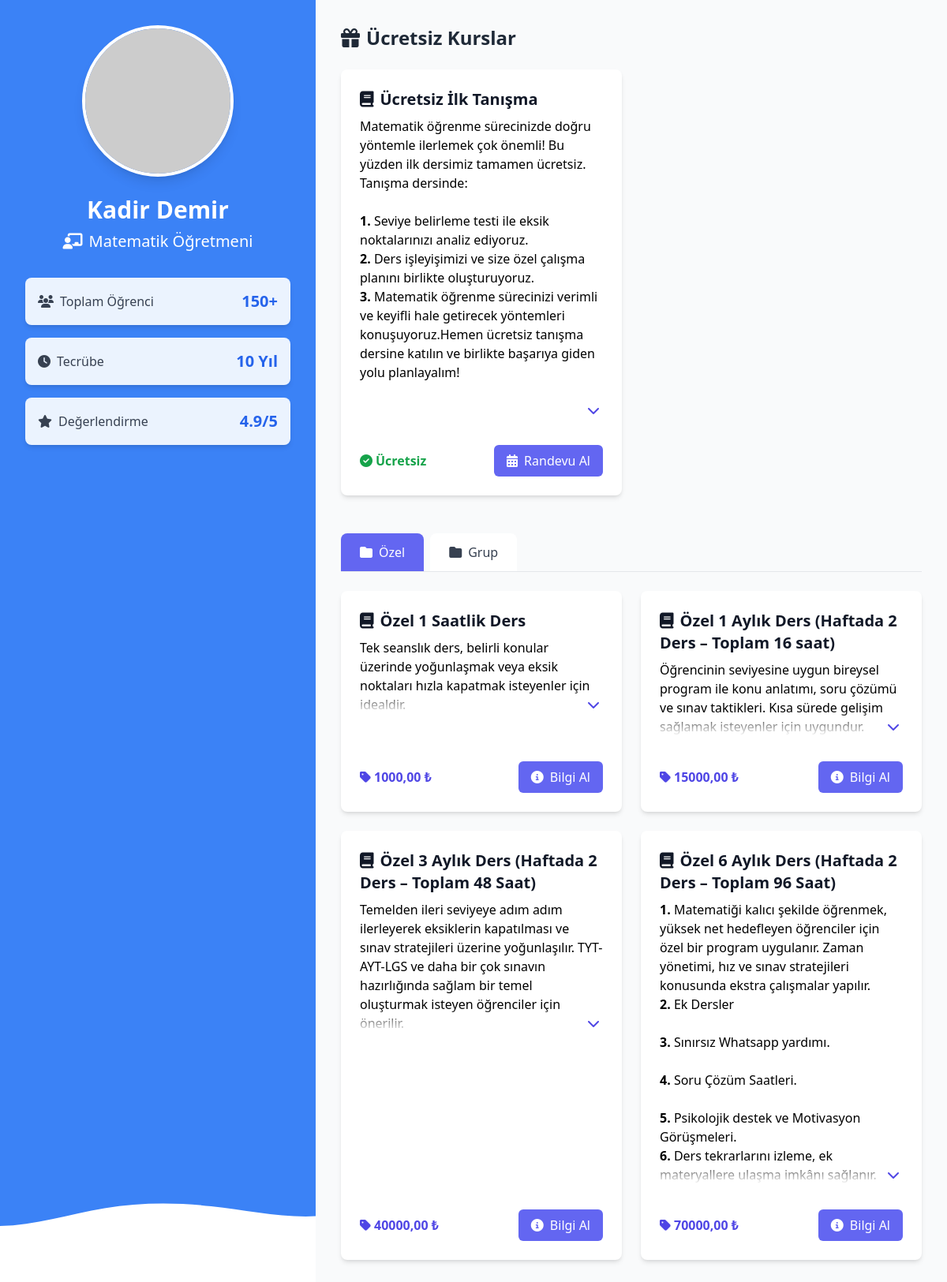
The page / on the database its author committed.
### courses/models.py (models this page shows, shortened)
class Course(models.Model):
    name = models.CharField(max_length=200, verbose_name='Kurs Adı')
    description = RichTextField(verbose_name='Açıklama')
    category = models.ForeignKey(Category, on_delete=models.CASCADE, related_name='courses', verbose_name='Kategori')
    price = models.DecimalField(max_digits=10, decimal_places=2, verbose_name='Fiyat')
    is_active = models.BooleanField(default=True, verbose_name='Aktif mi?')
    created_at = models.DateTimeField(auto_now_add=True, verbose_name='Oluşturulma Tarihi')
    updated_at = models.DateTimeField(auto_now=True, verbose_name='Güncellenme Tarihi')
    class Meta:
        verbose_name = 'Kurs'
        verbose_name_plural = 'Kurslar'

class Category(models.Model):
    name = models.CharField(max_length=100, verbose_name='Kategori Adı')
    class Meta:
        verbose_name = 'Kategori'
        verbose_name_plural = 'Kategoriler'

### courses/views.py (the view)
# urls.py: 2. Add a URL to urlpatterns:  path('', views.home, name='home')
def home(request):
    free_category = Category.objects.filter(name='Ücretsiz').first()
    free_courses = Course.objects.filter(category=free_category, is_active=True) if free_category else []
    other_categories = Category.objects.exclude(name='Ücretsiz')
    category_courses = {
        category: Course.objects.filter(category=category, is_active=True)
        for category in other_categories
    }
    context = {
        'free_courses': free_courses,
        'category_courses': category_courses,
        'categories': other_categories,
    }
    return render(request, 'courses/home.html', context)

### courses/templates/courses/home.html (shortened to what this page needs)
{% load static %}
<!DOCTYPE html>
<html lang="tr">
  <head>
    <script src="https://cdn.tailwindcss.com"></script>
    <link
      rel="stylesheet"
      href="https://cdnjs.cloudflare.com/ajax/libs/font-awesome/6.5.1/css/all.min.css"
    />
    <link rel="stylesheet" href="{% static 'css/styles.css' %}" />
  </head>
  <body class="bg-gray-50">
    <div class="flex flex-col lg:flex-row min-h-screen">
      {% include 'courses/components/sidebar.html' %}
      <div class="flex-1 p-4 lg:p-8">
        {% if free_courses %}
        <section class="mb-8 lg:mb-12">
          <h2
            class="text-xl lg:text-2xl font-semibold text-gray-800 mb-4 lg:mb-6"
          >
            <i class="fas fa-gift mr-2"></i>Ücretsiz Kurslar
          </h2>
          <div class="grid grid-cols-1 md:grid-cols-2 gap-4 lg:gap-6">
            {% for course in free_courses %}
            {% include 'courses/components/course_card.html' with course=course %}
            {% endfor %}
          </div>
        </section>
        {% endif %}
        {% if categories %}
        <section>
          <div class="mb-4 lg:mb-6 overflow-x-auto">
            <div class="flex space-x-2 border-b min-w-max">
              {% for category in categories %}
              <button
                onclick="switchTab('tab-{{ category.id }}')"
                class="tab-button px-4 lg:px-6 py-2 lg:py-3 text-sm lg:text-base {% if forloop.first %}bg-indigo-500 text-white{% else %}bg-white text-gray-700{% endif %} rounded-t-lg font-medium hover:bg-indigo-100 transition"
              >
                <i class="fas fa-folder mr-2"></i>{{ category.name }}
              </button>
              {% endfor %}
            </div>
          </div>
          {% for category, courses in category_courses.items %}
          <div
            id="tab-{{ category.id }}"
            class="tab-content {% if not forloop.first %}hidden{% endif %}"
          >
            <div class="grid grid-cols-1 md:grid-cols-2 gap-4 lg:gap-6">
              {% for course in courses %}
              {% include 'courses/components/course_card.html' with course=course %}
              {% endfor %}
            </div>
          </div>
          {% endfor %}
        </section>
        {% endif %}
      </div>
    </div>
  </body>
</html>

### courses/templates/courses/components/modals.html (shortened to what this page needs)
{% load static %}

### courses/templates/courses/components/sidebar.html
{% load static %}
<div class="w-full lg:w-1/3 wave-bg p-6 lg:p-8">
  <div class="max-w-md mx-auto lg:max-w-none relative z-10">
    <div class="flex flex-col items-center">
      <div
        class="w-32 h-32 lg:w-48 lg:h-48 rounded-full overflow-hidden mb-4 lg:mb-6 border-4 border-white shadow-lg"
      >
        <img
          src="https://placehold.co/400x400"
          alt="Kadir Demir"
          class="w-full h-full object-cover"
        />
      </div>
      <h1
        class="text-2xl lg:text-3xl font-bold text-white text-center mb-1 lg:mb-2"
      >
        Kadir Demir
      </h1>
      <p class="text-lg lg:text-xl text-white text-center">
        <i class="fas fa-chalkboard-teacher mr-2"></i>Matematik Öğretmeni
      </p>
    </div>
    <div class="grid grid-cols-3 lg:grid-cols-1 gap-3 lg:gap-4 mt-6 lg:mt-8">
      <div class="bg-white/90 backdrop-blur-sm rounded-lg p-3 lg:p-4 shadow-md">
        <div class="flex flex-col lg:flex-row items-center lg:justify-between">
          <span class="text-gray-700 text-sm lg:text-base mb-1 lg:mb-0">
            <i class="fas fa-users mr-2"></i>Toplam Öğrenci
          </span>
          <span class="text-lg lg:text-xl font-bold text-blue-600">150+</span>
        </div>
      </div>
      <div class="bg-white/90 backdrop-blur-sm rounded-lg p-3 lg:p-4 shadow-md">
        <div class="flex flex-col lg:flex-row items-center lg:justify-between">
          <span class="text-gray-700 text-sm lg:text-base mb-1 lg:mb-0">
            <i class="fas fa-clock mr-2"></i>Tecrübe
          </span>
          <span class="text-lg lg:text-xl font-bold text-blue-600">10 Yıl</span>
        </div>
      </div>
      <div class="bg-white/90 backdrop-blur-sm rounded-lg p-3 lg:p-4 shadow-md">
        <div class="flex flex-col lg:flex-row items-center lg:justify-between">
          <span class="text-gray-700 text-sm lg:text-base mb-1 lg:mb-0">
            <i class="fas fa-star mr-2"></i>Değerlendirme
          </span>
          <span class="text-lg lg:text-xl font-bold text-blue-600">4.9/5</span>
        </div>
      </div>
    </div>
  </div>
</div>

### courses/templates/courses/components/course_card.html
{% load static %}
<div class="bg-white rounded-lg shadow-md overflow-hidden">
  <div class="p-4 lg:p-6 h-full flex flex-col justify-between">
    <div class="flex flex-col gap-2">
      <h3 class="text-lg lg:text-xl font-semibold text-gray-900">
        <i class="fas fa-book mr-2"></i>{{ course.name }}
      </h3>
      <div class="description-container" id="description-{{ course.id }}">
        <p
          class="text-gray-600 text-sm lg:text-base line-clamp-2 description-text"
        >
          {{ course.description|safe }}
        </p>
        <div class="description-gradient"></div>
        <button
          onclick="toggleDescription('description-{{ course.id }}')"
          class="toggle-button absolute bottom-0 right-0 text-indigo-600 hover:text-indigo-700 bg-white px-1 z-10"
        >
          <i class="fas fa-chevron-down"></i>
        </button>
      </div>
    </div>
    <div class="flex justify-between items-center mt-4">
      {% if course.price == 0 %}
      <span class="text-green-600 font-semibold">
        <i class="fas fa-check-circle mr-1"></i>Ücretsiz
      </span>
      <button
        onclick="openModal({{ course.id }}, 'randevu')"
        class="bg-indigo-500 text-white px-4 py-2 rounded-md hover:bg-indigo-600 transition flex items-center"
      >
        <i class="fas fa-calendar-alt mr-2"></i>Randevu Al
      </button>
      {% else %}
      <span class="text-indigo-600 font-semibold">
        <i class="fas fa-tag mr-1"></i>{{ course.price }} ₺
      </span>
      <button
        onclick="openModal({{ course.id }}, 'bilgi')"
        class="bg-indigo-500 text-white px-4 py-2 rounded-md hover:bg-indigo-600 transition flex items-center"
      >
        <i class="fas fa-info-circle mr-2"></i>Bilgi Al
      </button>
      {% endif %}
    </div>
  </div>
</div>

### courses/static/css/styles.css (style rules this page uses)
.wave-bg { background-color: #3b82f6; position: relative; }
.wave-bg::after { content: ""; position: absolute; bottom: 0; left: 0; width: 100%; height: 150px; background-size: cover; background-repeat: no-repeat; background-position: bottom; }
.description-gradient { position: absolute; bottom: 0; left: 0; right: 0; height: 2rem; background: linear-gradient(to bottom, transparent, white); pointer-events: none; }
.description-text { max-height: 300px; overflow-y: auto; scrollbar-width: thin; scrollbar-color: #6366f1 #e5e7eb; padding-right: 20px; }
.description-text.line-clamp-2 { max-height: 3rem; -webkit-line-clamp: 2; display: -webkit-box; -webkit-box-orient: vertical; overflow: hidden; padding-right: 0; }
.description-container { position: relative; margin-bottom: 1rem; }

### courses/templates/courses/home.html (style rules this page uses)
.wave-bg { background-color: #3b82f6; position: relative; }
.wave-bg::after { content: ""; position: absolute; bottom: 0; left: 0; width: 100%; height: 150px; background-size: cover; background-repeat: no-repeat; background-position: bottom; }
.description-gradient { position: absolute; bottom: 0; left: 0; right: 0; height: 2rem; background: linear-gradient(to bottom, transparent, white); pointer-events: none; }
.description-text { max-height: 300px; overflow-y: auto; scrollbar-width: thin; scrollbar-color: #6366f1 #e5e7eb; padding-right: 20px; }
.description-text.line-clamp-2 { max-height: 3rem; -webkit-line-clamp: 2; display: -webkit-box; -webkit-box-orient: vertical; overflow: hidden; padding-right: 0; }
.description-container { position: relative; margin-bottom: 1rem; }

### rows shown on the page
Course: name "Ücretsiz İlk Tanışma", description "Matematik öğrenme sürecinizde doğru yöntemle ilerlemek çok önemli! Bu yüzden ilk dersimiz tamamen ücretsiz. Tanışma dersinde: 1. Seviye belirleme testi ile eksik noktalarınızı analiz ediyoruz. 2. Ders işleyişimizi ve size özel çalışma planını birlikte oluşturuyoruz. 3. Matematik öğrenme sürecinizi verimli ve keyifli hale getirecek yöntemleri konuşuyoruz.Hemen ücretsiz tanışma dersine katılın ve birlikte başarıya giden yolu planlayalım!"
Category: name "Özel"
Category: name "Grup"
Course: name "Özel 1 Saatlik Ders", description "Tek seanslık ders, belirli konular üzerinde yoğunlaşmak veya eksik noktaları hızla kapatmak isteyenler için idealdir.", price "1000,00"
Course: name "Özel 1 Aylık Ders (Haftada 2 Ders – Toplam 16 saat)", description "Öğrencinin seviyesine uygun bireysel program ile konu anlatımı, soru çözümü ve sınav taktikleri. Kısa sürede gelişim sağlamak isteyenler için uygundur.", price "15000,00"
Course: name "Özel 3 Aylık Ders (Haftada 2 Ders – Toplam 48 Saat)", description "Temelden ileri seviyeye adım adım ilerleyerek eksiklerin kapatılması ve sınav stratejileri üzerine yoğunlaşılır. TYT-AYT-LGS ve daha bir çok sınavın hazırlığında sağlam bir temel oluşturmak isteyen öğrenciler için önerilir.", price "40000,00"
Course: name "Özel 6 Aylık Ders (Haftada 2 Ders – Toplam 96 Saat)", description "1. Matematiği kalıcı şekilde öğrenmek, yüksek net hedefleyen öğrenciler için özel bir program uygulanır. Zaman yönetimi, hız ve sınav stratejileri konusunda ekstra çalışmalar yapılır. 2. Ek Dersler 3. Sınırsız Whatsapp yardımı. 4. Soru Çözüm Saatleri. 5. Psikolojik destek ve Motivasyon Görüşmeleri. 6. Ders tekrarlarını izleme, ek materyallere ulaşma imkânı sağlanır.", price "70000,00"
